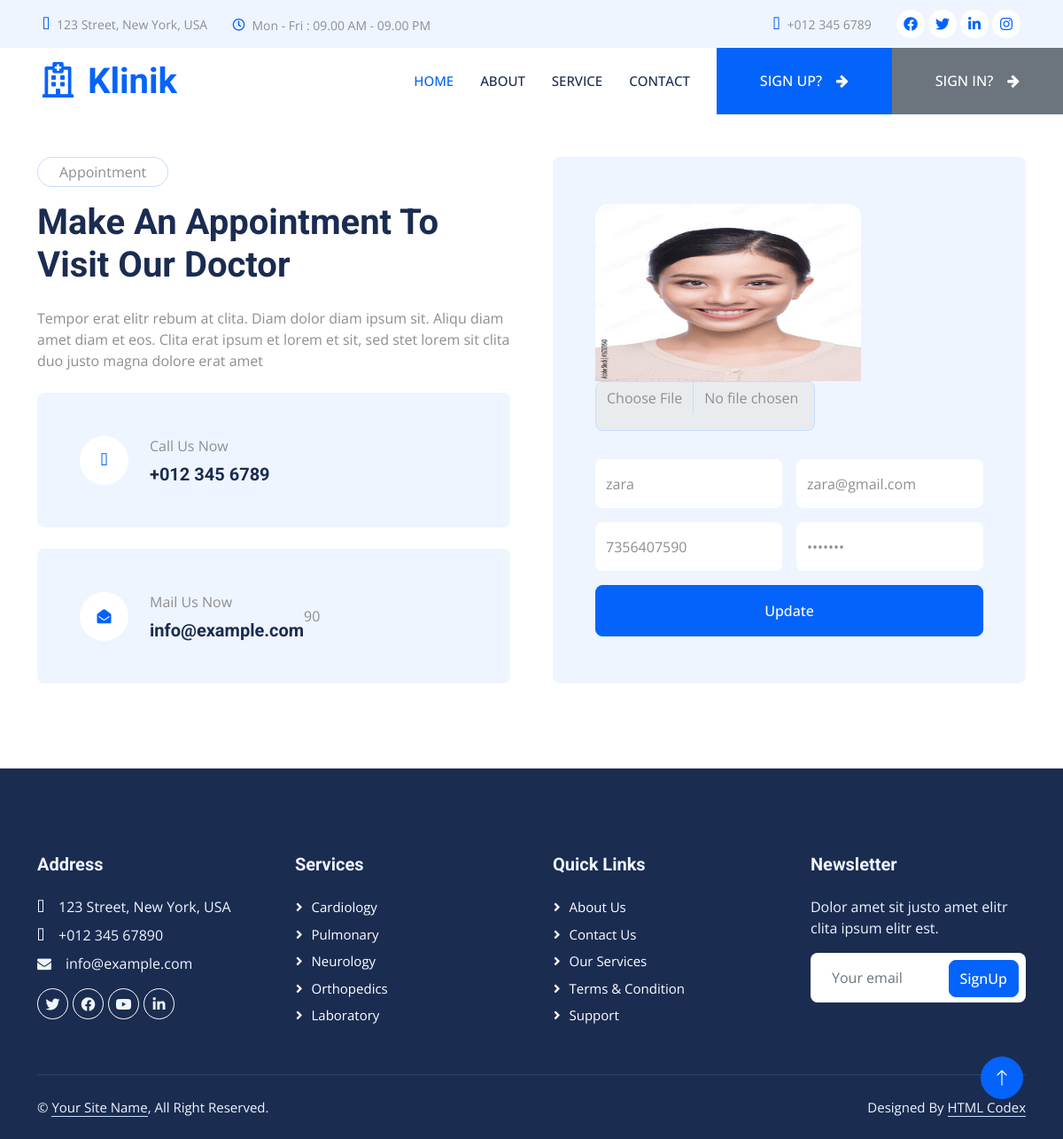
The app's page /user_profile_edit/5 with its own data.
### user/models.py (models this page shows)
class userdetails(models.Model):
    userphoto = models.ImageField()
    username = models.CharField(max_length=200)
    useremail = models.CharField(max_length=200)
    userphone = models.CharField(max_length=200)
    userpassword = models.CharField(max_length=200)

### user/views.py (the view)
# urls.py: path('user_profile_edit/<int:id>',views.user_profile_edit,name="user_profile_edit"),
def user_profile_edit(request,id):
    data=userdetails.objects.get(pk=id)
    return render(request,'user_profile_edit.html',{'result':data})

### templates/user_profile_edit.html (shortened to what this page needs)
{% load static %}
{% block content %}
{% include 'header.html' %}
 <div class="container-xxl py-5">
    <div class="container">
        <div class="row g-5">
            <div class="col-lg-6 wow fadeInUp" data-wow-delay="0.1s">
                <p class="d-inline-block border rounded-pill py-1 px-4">Appointment</p>
                <h1 class="mb-4 default">Make An Appointment To Visit Our Doctor</h1>
                <p class="mb-4">Tempor erat elitr rebum at clita. Diam dolor diam ipsum sit. Aliqu diam amet diam et eos. Clita erat ipsum et lorem et sit, sed stet lorem sit clita duo justo magna dolore erat amet</p>
                <div class="bg-light rounded d-flex align-items-center p-5 mb-4">
                    <div class="d-flex flex-shrink-0 align-items-center justify-content-center rounded-circle bg-white" style="width: 55px; height: 55px;">
                        <i class="fa fa-phone-alt text-primary"></i>
                    </div>
                    <div class="ms-4">
                        <p class="mb-2">Call Us Now</p>
                        <h5 class="mb-0">+012 345 6789</h5>
                    </div>
                </div>
                <div class="bg-light rounded d-flex align-items-center p-5">
                    <div class="d-flex flex-shrink-0 align-items-center justify-content-center rounded-circle bg-white" style="width: 55px; height: 55px;">
                        <i class="fa fa-envelope-open text-primary"></i>
                    </div>
                    <div class="ms-4">
                        <p class="mb-2">Mail Us Now</p>
                        <h5 class="mb-0">info@example.com</h5>
                    </div>90
                </div>
            </div>
            <div class="col-lg-6 wow fadeInUp" data-wow-delay="0.5s">
                <div class="bg-light rounded h-100 d-flex align-items-center p-5">
                    <form method="POST" action="user_profile_edits/{{result.id}}" enctype="multipart/form-data" >
                        <div class="row g-3">
                            <div class="mb-3">
                                <img src="../media/{{result.userphoto}}" alt="" style="height: 200px;width: 300px;border-radius: 15px 15px 0px 0px;">
                                <input class="form-control" type="file" id="formFileDisabled" style="height: 3.5rem; width: 15.5rem;" name="userphoto">
                              </div>
                            <div class="col-12 col-sm-6">
                                <input type="text" class="form-control border-0" placeholder="Your Name" style="height: 55px;" value="{{result.username}}" name="username">
                            </div>
                            <div class="col-12 col-sm-6">
                                <input type="email" class="form-control border-0" placeholder="Your Email" style="height: 55px;" value="{{result.useremail}}" name="useremail">
                            </div>
                            <div class="col-12 col-sm-6">
                                <input type="number" class="form-control border-0" placeholder="Your Mobile" style="height: 55px;" value="{{result.userphone}}" name="usermobile">
                            </div>
                            <div class="col-12 col-sm-6">
                                <input type="password" class="form-control border-0" placeholder="Your password" style="height: 55px;" value="{{result.userpassword}}" name="userpassword">
                            </div>
                            <div class="col-12">
                                <button class="btn btn-primary w-100 py-3" type="submit">Update</button>
                            </div>
                        </div>
                    </form>
                </div>
            </div>
        </div>
    </div>
</div>
 {% endblock %}
 {% include 'footer.html' %}

### static/css/style.css (style rules this page uses)
:root { --primary: #0463FA; --light: #EFF5FF; --dark: #1B2C51; }
.btn { font-weight: 500; transition: .5s; }
.btn.btn-primary, .btn.btn-secondary { color: #FFFFFF; }

### records on screen
userdetails: userphoto (picture), username "zara", useremail "zara@gmail.com", usermobile "7356407590"
